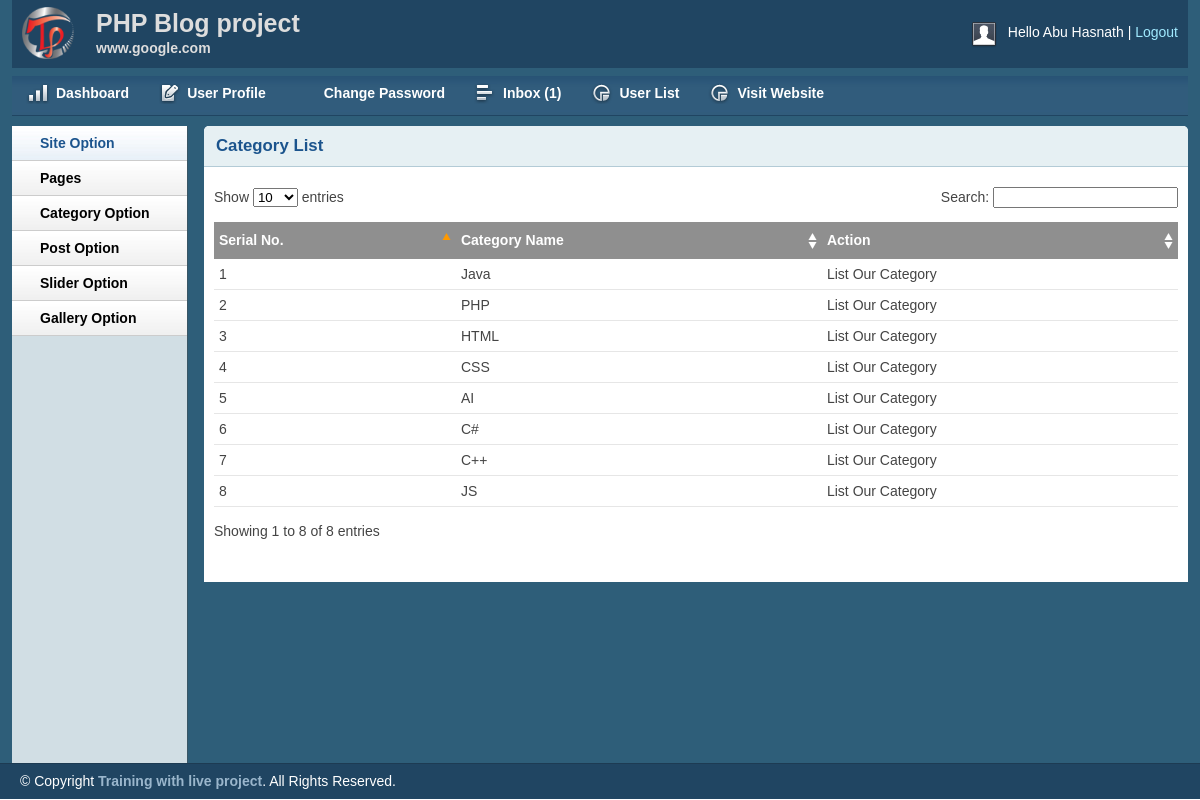
Screenshot of /admin/catlist.php (signed in) with the database file from the repository.
### tables this page shows
CREATE TABLE `tbl_category` (
  `id` int(25) NOT NULL,
  `name` varchar(50) NOT NULL
);

### lib/database.php (called while the page is built, shortened)
<?php
Class Database{
 public $host   = DB_HOST;
 public $user   = DB_USER;
 public $pass   = DB_PASS;
 public $dbname = DB_NAME;
 public $link;
private function connectDB(){
 $this->link = new mysqli($this->host, $this->user, $this->pass,
  $this->dbname);
 }
public function select($query){
  $result = $this->link->query($query) or
   die($this->link->error.__LINE__);
  if($result->num_rows > 0){
    return $result;
  } else {
    return false;
  }
 }
}

### lib/session.php (called while the page is built, shortened)
<?php
	class Session{
	   public static function get($key){
	   		if (isset($_SESSION[$key])) {
	   			return $_SESSION[$key];
	   		}else {
	   			return false;
	   		}
	   }
	}
?>

### admin/catlist.php (the view, shortened to what this page needs)
<?php
    include "inc/header.php";
    include "inc/sidebar.php";
?>
<div class="grid_10">
<div class="box round first grid">
    <h2>Category List</h2>
    <div class="block">
	    <table class="data display datatable" id="example">
	<thead>
		<tr>
			<th>Serial No.</th>
			<th>Category Name</th>
			<th>Action</th>
		</tr>
	</thead>
	<tbody>
<?php
	$query = "SELECT * FROM  tbl_category ORDER BY id ASC";
	$category = $db->select($query);
	if ($category) {
		$i=0;
		while ($result = $category->fetch_assoc()) {
		    $i++;
?>
		<tr class="odd gradeX">
			<td><?php echo $i;?></td>
			<td><?php echo $result['name'];?></td>
			<td>
<?php
	if (Session::get('userRole')=='0') { ?>
				<a href="editcat.php?catid=<?php echo $result['id'];?>">Edit</a> || <a onclick="return confirm('Do you want to Delete?');" href="?delcat=<?php echo $result['id'];?>">Delete</a>
<?php } else{ ?>
			List Our Category
<?php }?>
			</td>
		</tr>
	<?php } } ?>
	</tbody>
	</table>
   </div>
</div>
<?php include "inc/footer.php";?>

### admin/css/layout.css (style rules this page uses)
body { background: #fff none repeat scroll 0 0; color: #444; font-size: 14px; padding: 0; }
h1, h2, h3, h4, h5, h6 { line-height:1.2em; margin-bottom:.3em; }
h2 { margin-top:1em; }
.box { background:#fff; margin-bottom:20px; padding:10px 10px 10px 10px; margin-left:-8px; }
.box.grid { padding-bottom:40px; }
.box.round { -moz-border-radius: 5px 5px 0px 0px; -webkit-border-radius: 5px 5px 0px 0px; border-radius: 5px 5px 0px 0px; }
.box h2 { font-size:1.2em; font-weight:bold; color:#1B548D; background:#E6F0F3; margin:-10px -10px 0 -10px; padding:10px 12px; border-bottom:1px solid #B3CBD6; -moz-border-radius: 5px 5px 0px 0px; -webkit-border-radius: 5px 5px 0px 0px; border-radius: 5px 5px 0px 0px; }
.box.first { min-height: 406px; }
.block { padding-top:20px; }
.block { padding-bottom:1px; }
table.display { margin: 0 auto; clear: both; width: 100%; }
.sorting_asc { background: #8f8f8f url(../img/table/sort_asc.png) no-repeat center right; padding:8px 5px; text-align:left; color:#fff; }
.sorting { background:#8f8f8f url(../img/table/sort_both.png) no-repeat center right; padding:8px 5px; text-align:left; color:#fff; }
tr.odd { height: 30px; line-height: 30px; border-bottom:1px solid #e6e6e6; }
tr.even { height: 30px; line-height: 30px; border-bottom:1px solid #e6e6e6; }
tr.odd td, tr.even td { padding-left:5px; }

### rows the page displays
tbl_category: name "Java"
tbl_category: name "PHP"
tbl_category: name "HTML"
tbl_category: name "CSS"
tbl_category: name "AI"
tbl_category: name "C#"
tbl_category: name "C++"
tbl_category: name "JS"

### other values shown
Session::get('username') "Abu Hasnath"
$count "1"
